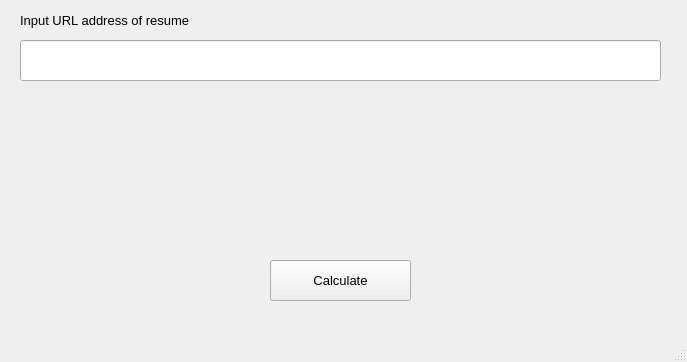
<?xml version="1.0" encoding="UTF-8"?>
<ui version="4.0">
 <class>MainWindow</class>
 <widget class="QMainWindow" name="MainWindow">
  <property name="geometry">
   <rect>
    <x>0</x>
    <y>0</y>
    <width>687</width>
    <height>362</height>
   </rect>
  </property>
  <property name="font">
   <font>
    <pointsize>10</pointsize>
   </font>
  </property>
  <property name="windowTitle">
   <string>MainWindow</string>
  </property>
  <widget class="QWidget" name="centralwidget">
   <widget class="QPushButton" name="calculateB">
    <property name="geometry">
     <rect>
      <x>270</x>
      <y>260</y>
      <width>141</width>
      <height>41</height>
     </rect>
    </property>
    <property name="text">
     <string>Calculate</string>
    </property>
   </widget>
   <widget class="QLabel" name="label">
    <property name="geometry">
     <rect>
      <x>30</x>
      <y>120</y>
      <width>631</width>
      <height>91</height>
     </rect>
    </property>
    <property name="text">
     <string/>
    </property>
   </widget>
   <widget class="QLineEdit" name="lineEdit">
    <property name="geometry">
     <rect>
      <x>20</x>
      <y>40</y>
      <width>641</width>
      <height>41</height>
     </rect>
    </property>
   </widget>
   <widget class="QLabel" name="label_2">
    <property name="geometry">
     <rect>
      <x>20</x>
      <y>10</y>
      <width>341</width>
      <height>21</height>
     </rect>
    </property>
    <property name="text">
     <string>Input URL address of resume</string>
    </property>
   </widget>
  </widget>
  <widget class="QMenuBar" name="menubar">
   <property name="geometry">
    <rect>
     <x>0</x>
     <y>0</y>
     <width>687</width>
     <height>26</height>
    </rect>
   </property>
  </widget>
  <widget class="QStatusBar" name="statusbar"/>
 </widget>
 <resources/>
 <connections/>
</ui>
